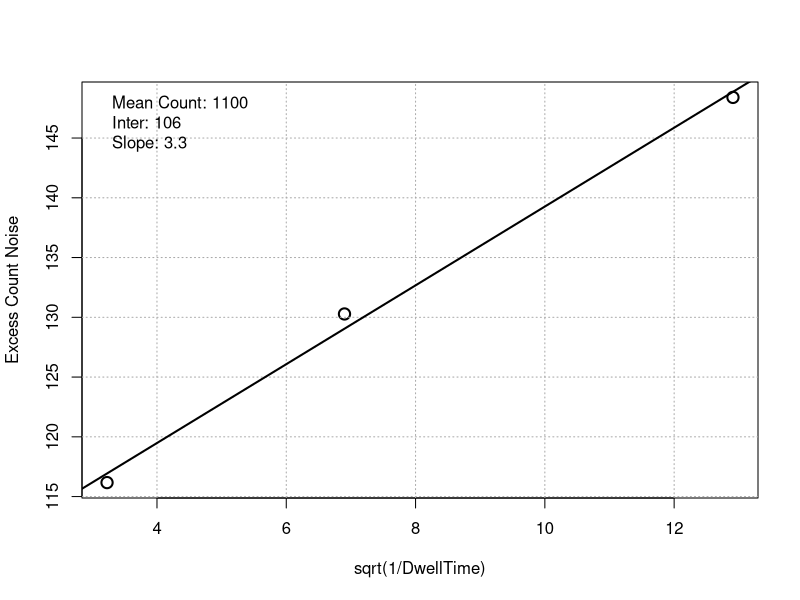
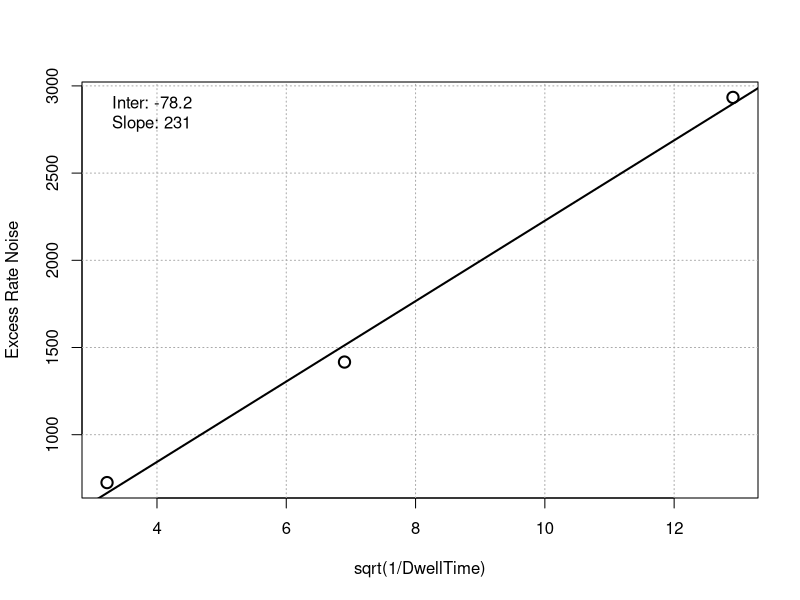

Generate these figures, in order, with R:
# Naloxone Excess Noise versus Bandwidth.R
# Z:\Shared\SRM\R SRM
# Data generated by Z:\Shared\SRM\R SRM\Naloxone Excess Noise.R
# Data Document Z:\Shared\SRM\Excess Noise.docx
# Author: Fred Lytle
# Last edit: 9/10/2021
rm(list=ls())

# x-axis values
DT <- c(0.096,0.021,0.006)

# excess counting noise: use figure LSQ coefficients at mean = 1000 counts
meanCount <- 1100
exCount96 <- 58.2 + 0.0527*meanCount
exCount21 <- 24.9 + 0.0958*meanCount
exCount06 <- 19.7 + 0.117*meanCount
excessCountNoise <- c(exCount96,exCount21,exCount06)

plot(sqrt(1/DT),excessCountNoise,xlab='sqrt(1/DwellTime)',
     ylab='Excess Count Noise',pch=1,lwd=2,cex=1.5)
grid(col='darkgray')
fitCount <- lm(excessCountNoise ~ sqrt(1/DT))
coefsCount <- signif(summary(fitCount)$coef,3)
abline(fitCount,lwd=2)
legend('topleft',c(paste('Mean Count:',meanCount),
                   paste('Inter:',coefsCount[1,1]),
                   paste('Slope:',coefsCount[2,1])),bty='n')

cat('\nCount Excess Noise',
    '\nMean Count',meanCount,
    '\n\tCoeffs:',coefsCount[1,1],coefsCount[2,1],
    '\n\tErrors:',coefsCount[1,2],coefsCount[2,2])

# excess rate noise: use figure LSQ coefficients at mean = 10000 counts/sec
meanRate <- 1000
exRate96 <- 668 + 0.0573*meanRate
exRate21 <- 1320 + 0.0965*meanRate
exRate06 <- 2810 + 0.124*meanRate
excessRateNoise <- c(exRate96,exRate21,exRate06)

plot(sqrt(1/DT),excessRateNoise,xlab='sqrt(1/DwellTime)',
     ylab='Excess Rate Noise',pch=1,lwd=2,cex=1.5)
grid(col='darkgray')
fitRate <- lm(excessRateNoise ~ sqrt(1/DT))
coefsRate <- signif(summary(fitRate)$coef,3)
abline(fitRate,lwd=2)
legend('topleft',paste('Mean Rate:',meanRate),
       c(paste('Inter:',coefsRate[1,1]),
                   paste('Slope:',coefsRate[2,1])),bty='n')

cat('\nRate Excess Noise',
    '\nMean Rate:',meanRate,
    '\n\tCoeffs:',coefsRate[1,1],coefsRate[2,1],
    '\n\tErrors:',coefsRate[1,2],coefsRate[2,2])
